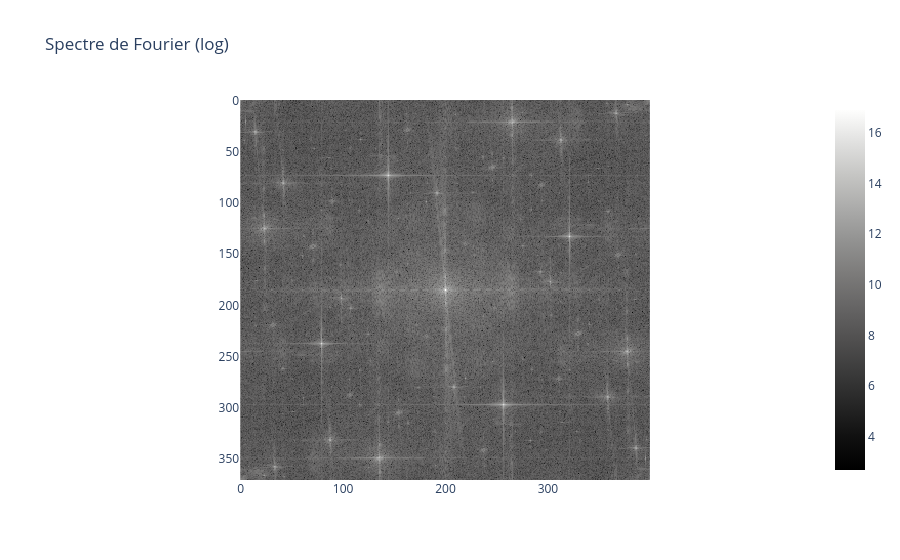

Notebook code for this chart:
### Code cell
im_fft = np.fft.fftshift(np.fft.fft2(im2))
spectre = np.abs(im_fft)

fig = px.imshow(np.log(1 + spectre), title="Spectre de Fourier (log)", color_continuous_scale='gray')
fig.show()

### Figure 1 — Plotly figure (JSON) as saved in the notebook; plotly's stock layout.template omitted (floating-point values rounded to 4 significant figures; data arrays with more than 128 entries replaced by an {"elided": "..."} marker saying what was removed)
{"data": [{"coloraxis": "coloraxis", "hovertemplate": "x: %{x}<br>y: %{y}<br>color: %{z}<extra></extra>", "name": "0", "type": "heatmap", "xaxis": "x", "yaxis": "y", "z": {"elided": "371x400 float values"}}], "layout": {"coloraxis": {"colorscale": [[0, "rgb(0, 0, 0)"], [0.09091, "rgb(16, 16, 16)"], [0.1818, "rgb(38, 38, 38)"], [0.2727, "rgb(59, 59, 59)"], [0.3636, "rgb(81, 80, 80)"], [0.4545, "rgb(102, 101, 101)"], [0.5455, "rgb(124, 123, 122)"], [0.6364, "rgb(146, 146, 145)"], [0.7273, "rgb(171, 171, 170)"], [0.8182, "rgb(197, 197, 195)"], [0.9091, "rgb(224, 224, 223)"], [1, "rgb(254, 254, 253)"]]}, "title": {"text": "Spectre de Fourier (log)"}, "xaxis": {"anchor": "y", "constrain": "domain", "domain": [0, 1], "scaleanchor": "y"}, "yaxis": {"anchor": "x", "autorange": "reversed", "constrain": "domain", "domain": [0, 1]}}}
